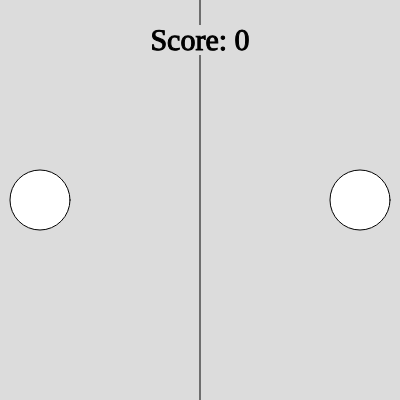
Frame 1 (no input)
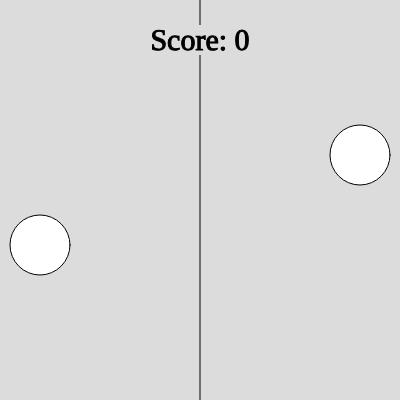
Frame 60 (no input)
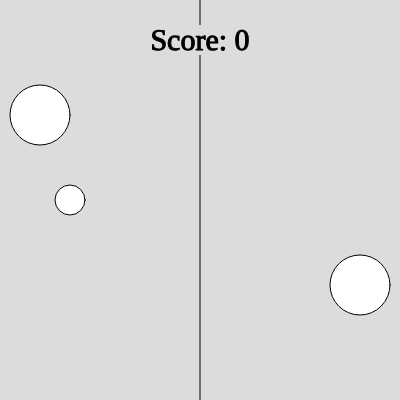
Frame 120 (the mouse pressed at the canvas centre since frame 60)

The p5.js sketch that drew these frames (run headless with seeded random() and noise() and a simulated clock; from frame 60 on, the mouse is pressed at the canvas centre):

// p5.js sketch
// ── sketch.js
let x1,x2,y1,y2,x,y;
let br = 30;
let sr = 30;
let score = 0;
let d1,d2,d;
let ballvisi = false;
let bspeed = 5;
let sc = false;

function setup() {
  createCanvas(400, 400);
  y1 = y2 = y = height/2;
  x = width/2;
  x1 = br+10;
  x2 = width - br-10;
  d1 = bspeed;
  d2 = -bspeed;
  d = bspeed*2;
  
}

function draw() {
  background(220);
  line(width/2, 0, width/2, height);
  ellipse(x1,y1,br*2);
  ellipse(x2,y2,br*2);

  y1+=d1;
  y2+=d2;

  if (y1 <= 0+br || y1 >= height-br){
    d1 = -d1;
    d2 = -d2;
  }

  if (x <= -sr || x >= width+sr){
    ballvisi = false;
  }
  console.log(x);
  console.log(d);
  
  if(mouseIsPressed && ballvisi == false){
    ballvisi = true;
    
    if(mouseButton === LEFT){
      x = width/2;
      d = -abs(d);
      y = mouseY;
    }
    else{
      x = width/2;
      d = abs(d);
      y = mouseY;
      
    }
  }
  console.log(sc);
  if ((ballvisi && dist(x,y,x1,y1) <= (br+sr)/2 || dist(x,y,x2,y2) <= (br+sr)/2) && !sc){
    score+=1;
    sc = true;
  }
  if (ballvisi){
    ellipse(x, y, sr);
    x += d;
  }
  if (!ballvisi){
    sc = false;
  }
  
  

  textAlign(CENTER);
  textSize(30);
  textFont('Potta One');
  rectMode(CENTER);
  fill(220);
  noStroke();
  rect(width/2, 40, 100, 30);

  fill(0);
  stroke(0);
  text("Score: " + str(score), width/2, 50);
  fill(255);
  
  
}
